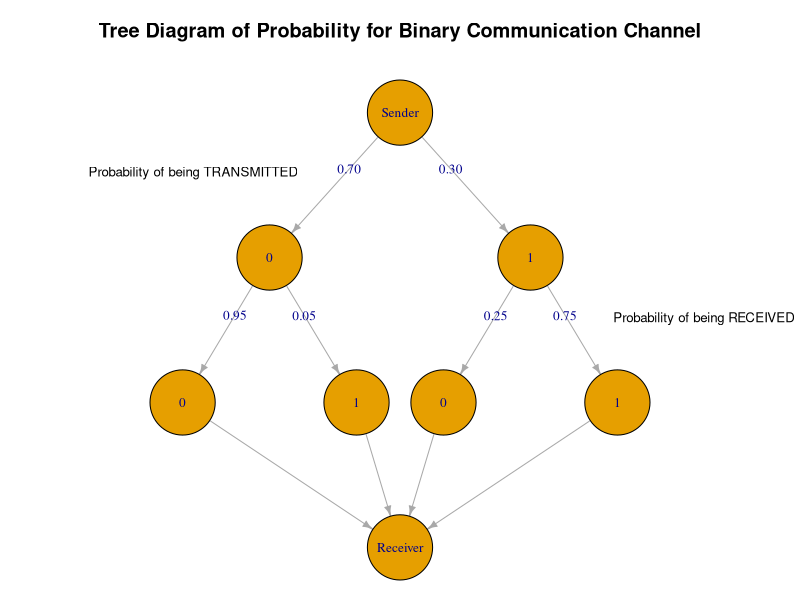
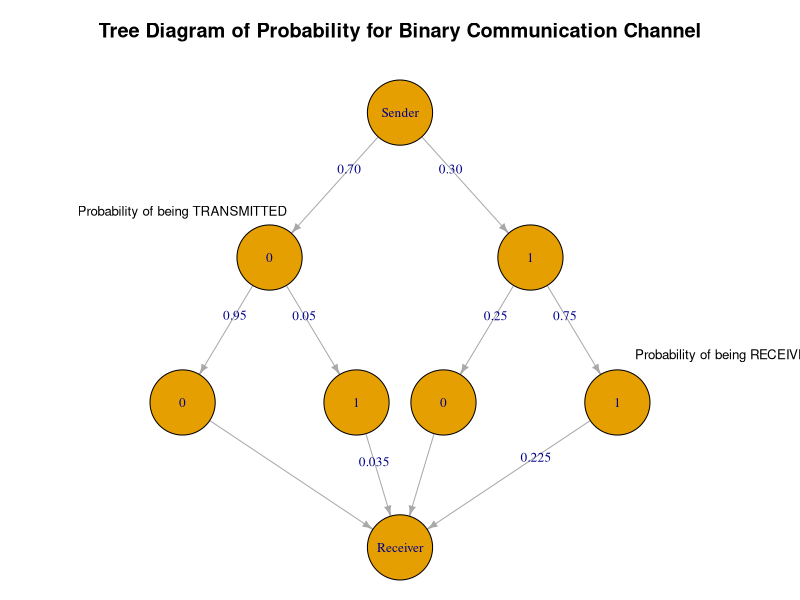

These charts were generated, in order, by the following R code:
## ---- chunk 1
dataTable <- data.frame(
  message = c(0, 1),
  trans_prob = c(0.70, 0.30),
  rec_prob = c(0.95, 0.75)
)
dataTable
## ---- chunk 2
library(igraph)

vertices <- c("Sender", "0", "1", "0", "1", "0", "1", "Receiver")

edges <- matrix(c(
  "Sender", "0",
  "Sender", "1",
  "0", "0_0",
  "0", "0_1",
  "1", "1_0",
  "1", "1_1",
  "0_0", "Receiver",
  "0_1", "Receiver",
  "1_0", "Receiver",
  "1_1", "Receiver"
), byrow = TRUE, ncol = 2)

edge_labels <- c("0.70", "0.30", "0.95", "0.05", "0.25","0.75", "", "", "", "")

g <- graph_from_edgelist(edges, directed = TRUE)
E(g)$label <- edge_labels

V(g)$label <- vertices

layout <- matrix(c(
  -0.5, 0, #sender
  -2, -1, #0
  1, -1, #1
  -3, -2,#0_0
  -1, -2, #0_1
  0, -2,#1_0
  2, -2, #1_1
  -0.5, -3 #Receiver
), ncol = 2, byrow = TRUE)

V(g)$x <- layout[,1]
V(g)$y <- layout[,2]

par(mar = c(0, 0, 3, 0))

plot(g, layout = layout, edge.label = E(g)$label, edge.label.cex = 0.8, vertex.label.cex = 0.8,
     vertex.shape = "circle", vertex.size = 30, edge.arrow.size = 0.5, 
     main = "Tree Diagram of Probability for Binary Communication Channel")

label_coords <- matrix(c(
  -0.95, 0.66,
  1.4, -0.01
), ncol = 2, byrow = TRUE)



text(label_coords[1,1], label_coords[1,2], labels = "Probability of being TRANSMITTED", pos = 3, cex = 0.8)
text(label_coords[2,1], label_coords[2,2], labels = "Probability of being RECEIVED", pos = 3, cex = 0.8)

## ---- chunk 3
0.05 * 0.70
## ---- chunk 4
0.75 * 0.30
## ---- chunk 5
edge_labels <- c("0.70", "0.30", "0.95", "0.05", "0.25","0.75", "", "0.035", "", "0.225")

E(g)$label <- edge_labels

plot(g, layout = layout, edge.label = E(g)$label, edge.label.cex = 0.8, vertex.label.cex = 0.8,
     vertex.shape = "circle", vertex.size = 30, edge.arrow.size = 0.5, 
     main = "Tree Diagram of Probability for Binary Communication Channel")

label_coords <- matrix(c(
  -1, 0.48,
  1.5, -0.18
), ncol = 2, byrow = TRUE)



text(label_coords[1,1], label_coords[1,2], labels = "Probability of being TRANSMITTED", pos = 3, cex = 0.8)
text(label_coords[2,1], label_coords[2,2], labels = "Probability of being RECEIVED", pos = 3, cex = 0.8)

## ---- chunk 6
0.035 + 0.225
## ---- chunk 7
0.225/0.26
## ---- chunk 8
dataTable_2 <- data.frame(
  employee = c("Jane", "Amy", "Ava"),
  workload = c(0.10, 0.30, 0.60),
  error_prob_rel_to_workload = c(0.08, 0.05, 0.01)
)
dataTable_2
## ---- chunk 9
(0.1*0.08)+(0.3*0.05)+(0.6*0.01)
## ---- chunk 10
dataTable_2$error_prob_rel_to_total <- dataTable_2$workload * dataTable_2$error_prob_rel_to_workload
dataTable_2
## ---- chunk 11
dataTable_2[which.max(dataTable_2$error_prob_rel_to_total), "employee"]
